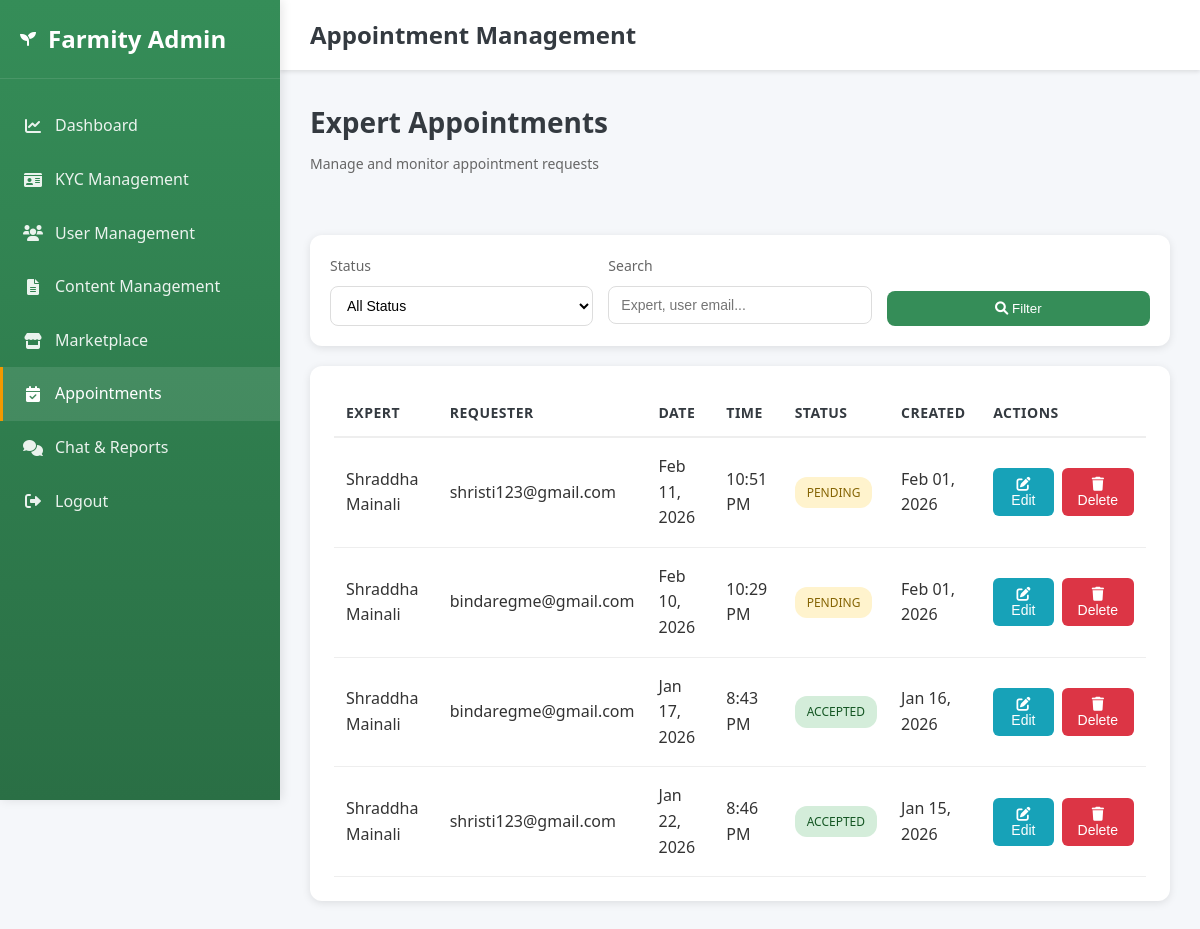
The page /admin-dashboard/appointments/ (signed in) on the database as committed earlier.
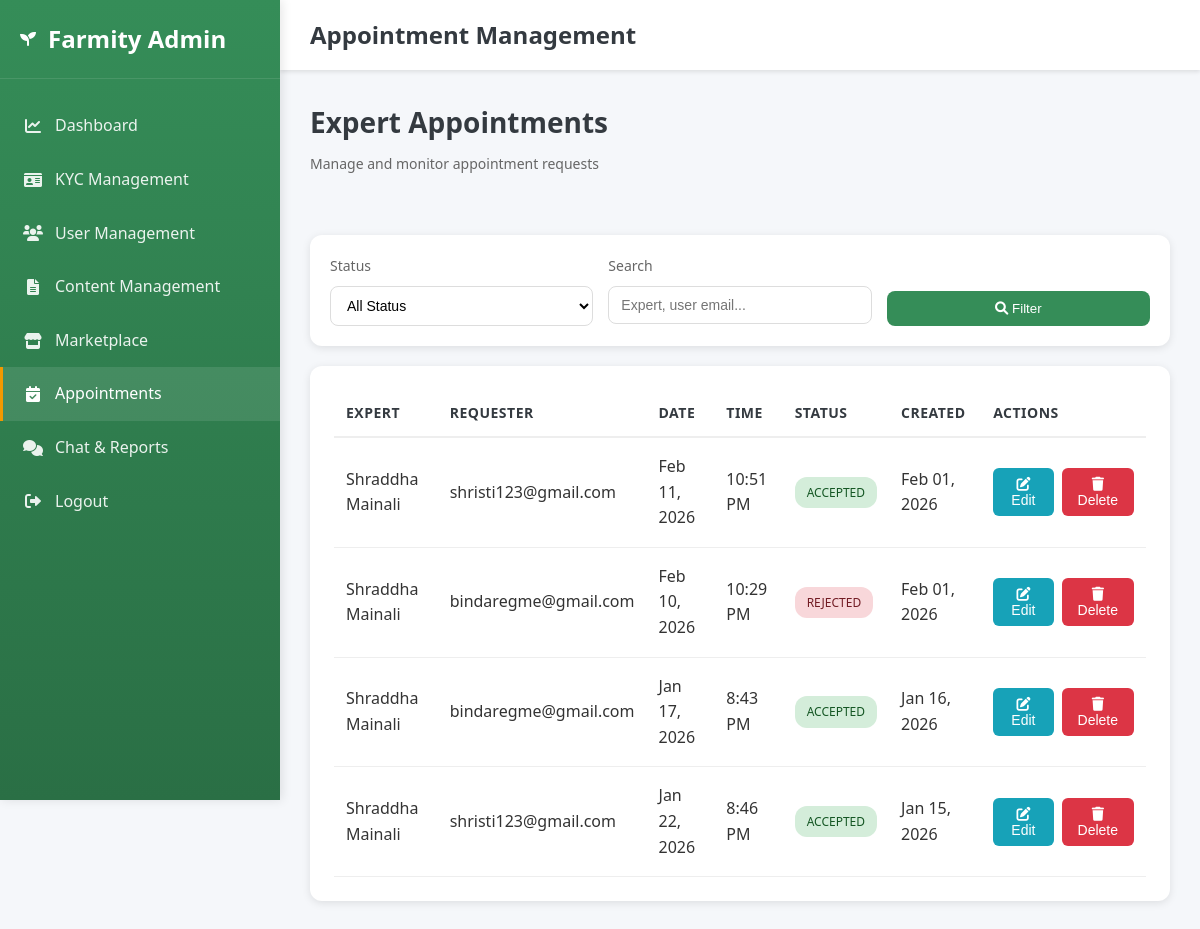
The same page on the database as committed later.
### accounts/models.py (models this page shows, shortened)
class ExpertAppointment(models.Model):
    STATUS_PENDING = 'pending'
    STATUS_ACCEPTED = 'accepted'
    STATUS_REJECTED = 'rejected'
    STATUS_CHOICES = (
        (STATUS_PENDING, 'Pending'),
        (STATUS_ACCEPTED, 'Accepted'),
        (STATUS_REJECTED, 'Rejected'),
    )
    VISIT_VISITED = 'visited'
    VISIT_WILL_VISIT = 'will_visit'
    VISIT_WAITING = 'waiting'
    VISIT_CHOICES = (
        (VISIT_VISITED, 'Visited'),
        (VISIT_WILL_VISIT, 'Will visit'),
        (VISIT_WAITING, 'They have to wait'),
    )
    expert = models.ForeignKey(ExpertProfile, on_delete=models.CASCADE, related_name='appointments')
    requester = models.ForeignKey(User, on_delete=models.CASCADE, related_name='appointments')
    requested_date = models.DateField()
    requested_time = models.TimeField()
    message = models.TextField(blank=True, null=True)
    status = models.CharField(max_length=20, choices=STATUS_CHOICES, default=STATUS_PENDING)
    response_message = models.TextField(blank=True, null=True, help_text='Doctor message: reason for reject or note for accept.')
    visit_status = models.CharField(max_length=20, choices=VISIT_CHOICES, blank=True, null=True, help_text='For accepted appointments: Visited / Will visit / They have to wait.')
    created_at = models.DateTimeField(auto_now_add=True)
    updated_at = models.DateTimeField(auto_now=True)
    class Meta:
        ordering = ('-created_at',)

class ExpertProfile(models.Model):
    user = models.OneToOneField(User, on_delete=models.CASCADE, related_name='expert_profile')
    name = models.CharField(max_length=255, blank=True, null=True)
    photo = models.ImageField(upload_to='expert_photos/', blank=True, null=True)
    qualification = models.CharField(max_length=255, blank=True, null=True)
    specialization = models.CharField(max_length=255, blank=True, null=True)
    experience = models.CharField(max_length=50, blank=True, null=True)

class User(AbstractBaseUser, PermissionsMixin):
    ROLE_CHOICES = (
        ('admin', 'Admin'),
        ('buyer', 'Buyer'),
        ('farmer', 'Farmer'),
        ('agricultural_expert', 'Agricultural Expert'),
        ('vendor', 'Vendor'),
    )
    email = models.EmailField(unique=True)
    role = models.CharField(max_length=20, choices=ROLE_CHOICES, default='buyer')
    is_active = models.BooleanField(default=True)
    is_verified = models.BooleanField(default=False)
    is_staff = models.BooleanField(default=False)
    date_joined = models.DateTimeField(auto_now_add=True)
    objects = UserManager()
    USERNAME_FIELD = 'email'
    REQUIRED_FIELDS = []

### accounts/views.py (the view, shortened to what this page needs)
# urls.py: path('admin-dashboard/appointments/', admin_appointment_management, name='admin_appointment_management'),
@login_required
def admin_appointment_management(request):
    if request.user.role != 'admin':
        return _redirect_to_role_home_response(request.user)
    status_filter = request.GET.get('status', 'all')
    search_query = request.GET.get('search', '').strip()
    appointments = ExpertAppointment.objects.select_related(
        'expert', 'expert__user', 'requester'
    ).order_by('-created_at')
    if status_filter != 'all':
        appointments = appointments.filter(status=status_filter)
    if search_query:
        appointments = appointments.filter(
            Q(expert__name__icontains=search_query) |
            Q(expert__user__email__icontains=search_query) |
            Q(requester__email__icontains=search_query)
        )
    total_appointments = ExpertAppointment.objects.count()
    pending_appointments = ExpertAppointment.objects.filter(status=ExpertAppointment.STATUS_PENDING).count()
    accepted_appointments = ExpertAppointment.objects.filter(status=ExpertAppointment.STATUS_ACCEPTED).count()
    rejected_appointments = ExpertAppointment.objects.filter(status=ExpertAppointment.STATUS_REJECTED).count()
    context = {
        'appointments': appointments,
        'status_filter': status_filter,
        'search_query': search_query,
        'total_appointments': total_appointments,
        'pending_appointments': pending_appointments,
        'accepted_appointments': accepted_appointments,
        'rejected_appointments': rejected_appointments,
    }
    return render(request, 'admin_appointment_management.html', context)

### templates/admin_appointment_management.html (shortened to what the changed rows need)
<!DOCTYPE html>
<html lang="en">
<head>
    <link rel="stylesheet" href="/static/css/style.css">
    <link href="https://cdnjs.cloudflare.com/ajax/libs/font-awesome/6.0.0/css/all.min.css" rel="stylesheet">
</head>
<body>
    <aside class="sidebar">
        <div class="sidebar-header">
            <h2>Farmity Admin</h2>
        </div>
    </aside>
    <div class="main-content">
        <header class="top-header">
            <h1 class="header-title">Appointment Management</h1>
        </header>
        <div class="dashboard-content">
            <div class="page-header">
                <h2 class="page-title">Expert Appointments</h2>
            </div>
            <div class="table-container">
                {% if appointments %}
                <table class="data-table">
                    <thead>
                        <tr>
                            <th>Expert</th>
                            <th>Requester</th>
                            <th>Date</th>
                            <th>Time</th>
                            <th>Status</th>
                            <th>Created</th>
                            <th>Actions</th>
                        </tr>
                    </thead>
                    <tbody>
                        {% for appointment in appointments %}
                        <tr>
                            <td>{{ appointment.expert.name|default:appointment.expert.user.email }}</td>
                            <td>{{ appointment.requester.email }}</td>
                            <td>{{ appointment.requested_date|date:"M d, Y" }}</td>
                            <td>{{ appointment.requested_time|time:"g:i A" }}</td>
                            <td>
                                <span class="status-badge {{ appointment.status }}">{{ appointment.get_status_display }}</span>
                            </td>
                            <td>{{ appointment.created_at|date:"M d, Y" }}</td>
                            <td>
                                <div class="action-buttons">
                                    <button class="btn btn-edit" onclick="openEditAppointmentModal({{ appointment.id }}, '{{ appointment.requested_date }}', '{{ appointment.requested_time }}', '{{ appointment.status }}', '{{ appointment.message|default:""|escapejs }}', '{{ appointment.response_message|default:""|escapejs }}')">
                                        <i class="fas fa-edit"></i> Edit
                                    </button>
                                    <button class="btn btn-delete" onclick="confirmDeleteAppointment({{ appointment.id }})">
                                        <i class="fas fa-trash"></i> Delete
                                    </button>
                                </div>
                            </td>
                        </tr>
                        {% endfor %}
                    </tbody>
                </table>
                {% else %}
                <p style="text-align: center; padding: 40px; color: #999;">No appointments found</p>
                {% endif %}
            </div>
        </div>
    </div>
</body>
</html>

Rows that differ between the two databases and show on the page:
changed ExpertAppointment "Feb 11, 2026": status "PENDING" → "ACCEPTED"
changed ExpertAppointment "10:29 PM": status "PENDING" → "REJECTED"
